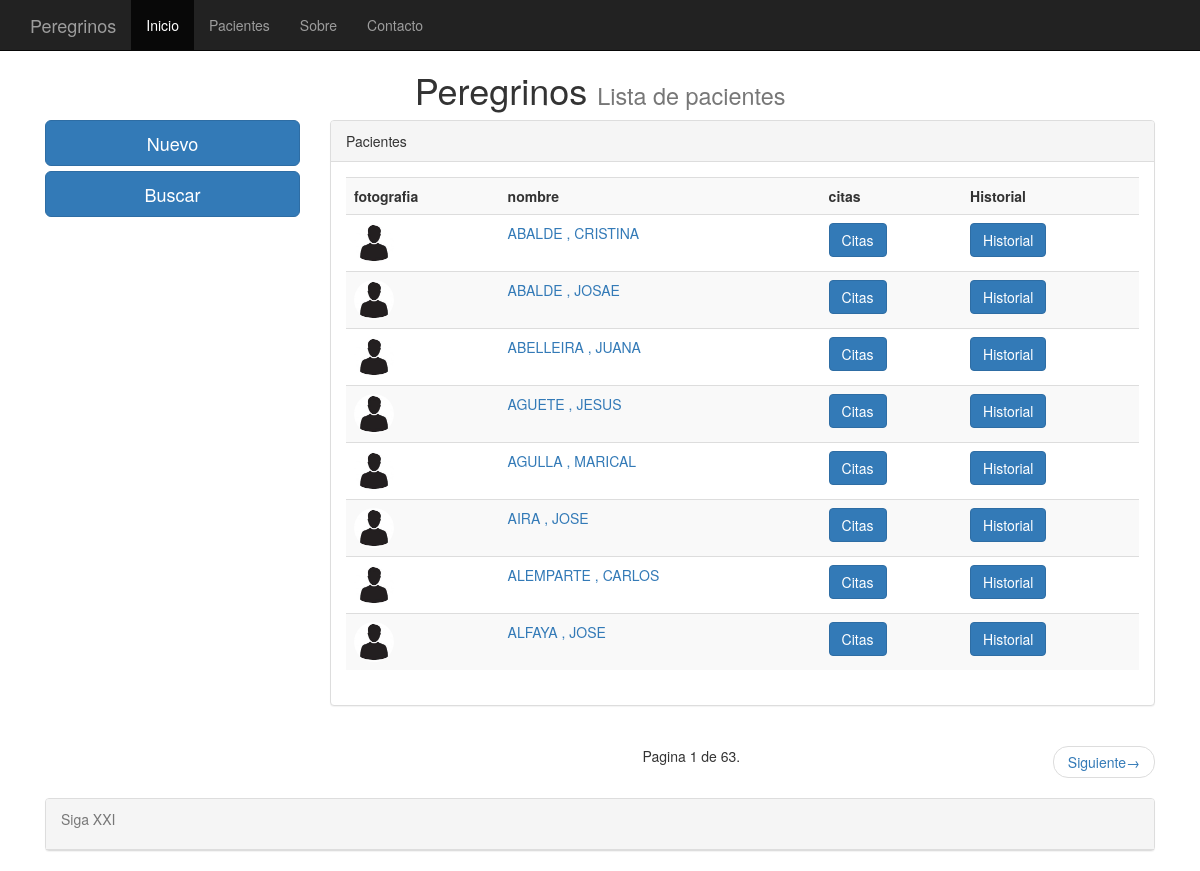
The app's page /pacientes/ with its own data.
### clinica/models.py (models this page shows, shortened)
class clientes(models.Model):
    nombre = models.CharField(max_length=75)
    apellidos = models.CharField(max_length=75)
    telefono =  models.PositiveIntegerField(null=True, blank=True)
    telefono2 = models.PositiveIntegerField(null=True, blank=True)
    antiguedad = models.DateTimeField(default=datetime.now, blank=True)
    fotografia = models.ImageField(upload_to='imagenes', blank=True)

### clinica/views.py (the view)
# urls.py: url(r'^pacientes/',ListaPacientes.as_view(), name = 'ListaPacientes'),
class ListaPacientes(ListView):
    queryset = clientes.objects.order_by('apellidos')
    context_object_name = 'clientes'
    paginate_by = 8

### templates/clinica/clientes_list.html (shortened to what this page needs)
{% extends "base.html" %}
{%   load   staticfiles   %}
{% block titulo %}
Lista de pacientes
{% endblock %}
{% block content %}
<row>
	<div class="col-md-3">
		<a href="/paciente/agregar" class="btn btn-primary btn-lg btn-block">Nuevo</a>
		<a href="/pacientes_buscar" class="btn btn-primary btn-lg btn-block">Buscar</a>
	</div>
	<div class="col-md-9" >
		<div class="panel panel-default">
			<div class="panel-heading">Pacientes</div>
			<div class ="panel-body">
				{% if object_list %}
				<table class="table table-striped">
					<th>fotografia</th>
					<th>nombre</th>
					<th>citas</th>
					<th>Historial</th>
          {% for pacientes  in object_list %}
						<tr>
							<td>
								{% if pacientes.fotografia %}
									<img src="{{ pacientes.fotografia.url }}"  class="img-circle" width="40" height="40" >
								{% else %}
									<img src="/media/imagenes/user.jpg"  class="img-circle" width="40" height="40">
								{% endif %}
							</td>
							<td><a href="/pacientes_detalle/{{pacientes.id}}/"><spam>{{ pacientes.apellidos | capfirst }} , {{ pacientes.nombre | capfirst }}</spam></a></td>
							<td><a href="/citas/{{pacientes.id}}/" class="btn btn-primary">Citas<a></td>
							<td><a href="/historial/{{pacientes.id}}/" class="btn btn-primary">Historial<a></td>
					{% endfor %}
				  </table>
		    {% else %}
        	<p class="text-warning">No hay clientes registrados.</p>
        {% endif %}
			</div>
		</div>
	</div>
</row>
<row>
	<div class="col-md-9 col-md-offset-3">
		<nav>
			<ul class="pager">
				<li> Pagina {{ page_obj.number }} de {{ paginator.num_pages }}.</li>
				{% if page_obj.has_next %}
				<li class="next"><a href="?page={{ page_obj.next_page_number }}">Siguiente<spam aria-hideen="true">&rarr;</spam></a></li>
				{%endif%}
			</ul>
		</nav>
	</div>
</row>
{% endblock %}

### records on screen
clientes: fotografia (placeholder picture), apellidos "ABALDE", nombre "CRISTINA"
clientes: fotografia (placeholder picture), apellidos "ABALDE", nombre "JOSAE"
clientes: fotografia (placeholder picture), apellidos "ABELLEIRA", nombre "JUANA"
clientes: fotografia (placeholder picture), apellidos "AGUETE", nombre "JESUS"
clientes: fotografia (placeholder picture), apellidos "AGULLA", nombre "MARICAL"
clientes: fotografia (placeholder picture), apellidos "AIRA", nombre "JOSE"
clientes: fotografia (placeholder picture), apellidos "ALEMPARTE", nombre "CARLOS"
clientes: fotografia (placeholder picture), apellidos "ALFAYA", nombre "JOSE"

### other values on screen
{{ page_obj.number }} "1"
{{ paginator.num_pages }} "63"
